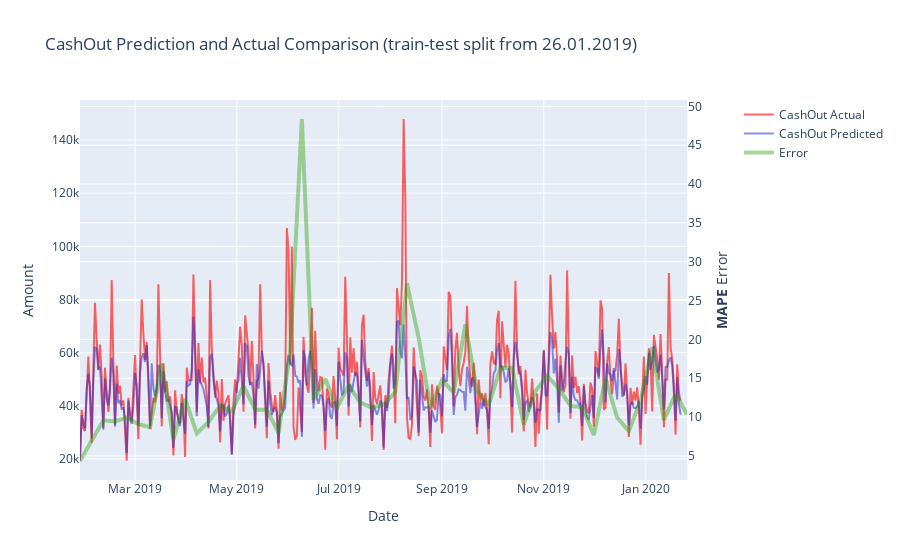

Source (notebook cell):
### Code cell
weekly_errors = get_error_with_freq(y_test, predictions, 'w')
draw_error_over_time(y_test, predictions, weekly_errors, X_train.index[-1])

### Figure 1 — Plotly figure (JSON) as saved in the notebook; plotly's stock layout.template omitted (floating-point values rounded to 4 significant figures; data arrays with more than 128 entries replaced by an {"elided": "..."} marker saying what was removed)
{"data": [{"line": {"color": "rgba(255,0,0,0.6)"}, "name": "CashOut Actual", "type": "scatter", "x": {"elided": "361 str values"}, "xaxis": "x", "y": {"elided": "361 float values"}, "yaxis": "y"}, {"line": {"color": "rgba(30,30,200,0.5)"}, "name": "CashOut Predicted", "type": "scatter", "x": {"elided": "361 str values"}, "xaxis": "x", "y": {"elided": "361 float values"}, "yaxis": "y"}, {"line": {"color": "rgba(34, 155, 0, 0.4)", "width": 4}, "name": "Error", "type": "scatter", "x": ["2019-01-27T00:00:00", "2019-02-03T00:00:00", "2019-02-10T00:00:00", "2019-02-17T00:00:00", "2019-02-24T00:00:00", "2019-03-03T00:00:00", "2019-03-10T00:00:00", "2019-03-17T00:00:00", "2019-03-24T00:00:00", "2019-03-31T00:00:00", "2019-04-07T00:00:00", "2019-04-14T00:00:00", "2019-04-21T00:00:00", "2019-04-28T00:00:00", "2019-05-05T00:00:00", "2019-05-12T00:00:00", "2019-05-19T00:00:00", "2019-05-26T00:00:00", "2019-06-02T00:00:00", "2019-06-09T00:00:00", "2019-06-16T00:00:00", "2019-06-23T00:00:00", "2019-06-30T00:00:00", "2019-07-07T00:00:00", "2019-07-14T00:00:00", "2019-07-21T00:00:00", "2019-07-28T00:00:00", "2019-08-04T00:00:00", "2019-08-11T00:00:00", "2019-08-18T00:00:00", "2019-08-25T00:00:00", "2019-09-01T00:00:00", "2019-09-08T00:00:00", "2019-09-15T00:00:00", "2019-09-22T00:00:00", "2019-09-29T00:00:00", "2019-10-06T00:00:00", "2019-10-13T00:00:00", "2019-10-20T00:00:00", "2019-10-27T00:00:00", "2019-11-03T00:00:00", "2019-11-10T00:00:00", "2019-11-17T00:00:00", "2019-11-24T00:00:00", "2019-12-01T00:00:00", "2019-12-08T00:00:00", "2019-12-15T00:00:00", "2019-12-22T00:00:00", "2019-12-29T00:00:00", "2020-01-05T00:00:00", "2020-01-12T00:00:00", "2020-01-19T00:00:00", "2020-01-26T00:00:00"], "xaxis": "x", "y": [4.342, 6.945, 9.575, 9.432, 9.919, 9.086, 8.688, 16.88, 7.071, 12.34, 7.889, 9.363, 11.44, 10.71, 14.0, 10.93, 10.92, 7.977, 18.56, 48.37, 12.22, 14.92, 11.15, 14.09, 11.85, 11.22, 11.62, 13.18, 27.21, 20.19, 11.19, 14.75, 13.15, 21.93, 13.41, 11.56, 16.3, 16.33, 9.024, 13.34, 15.32, 13.68, 11.43, 11.26, 7.679, 14.99, 9.935, 8.184, 12.15, 18.99, 9.602, 12.96, 10.34], "yaxis": "y2"}], "layout": {"title": {"text": "CashOut Prediction and Actual Comparison (train-test split from 26.01.2019)"}, "xaxis": {"anchor": "y", "domain": [0, 0.94], "title": {"text": "Date"}}, "yaxis": {"anchor": "x", "domain": [0, 1], "title": {"text": "Amount"}}, "yaxis2": {"anchor": "x", "overlaying": "y", "side": "right", "title": {"text": "<b>MAPE</b> Error"}}}}
